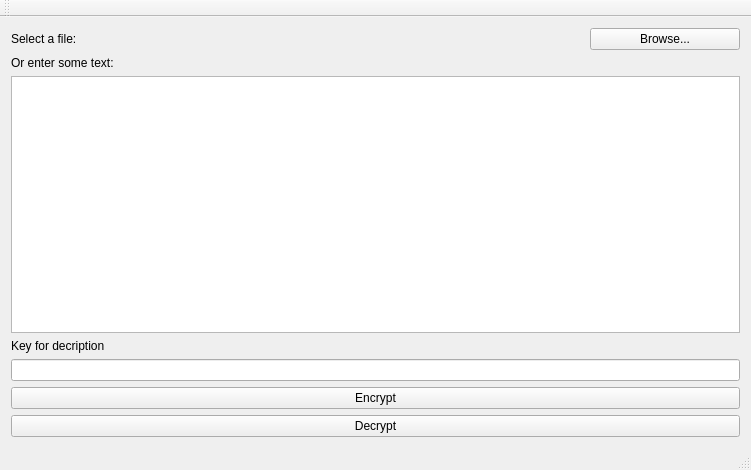
<?xml version="1.0" encoding="UTF-8"?>
<ui version="4.0">
 <class>MainWindow</class>
 <widget class="QMainWindow" name="MainWindow">
  <property name="geometry">
   <rect>
    <x>0</x>
    <y>0</y>
    <width>751</width>
    <height>470</height>
   </rect>
  </property>
  <property name="windowTitle">
   <string>MainWindow</string>
  </property>
  <widget class="QWidget" name="centralWidget">
   <layout class="QVBoxLayout" name="verticalLayout_3">
    <item>
     <layout class="QGridLayout" name="gridLayout">
      <item row="0" column="0">
       <layout class="QHBoxLayout" name="horizontalLayout">
        <item>
         <widget class="QLabel" name="label_2">
          <property name="text">
           <string>Select a file:</string>
          </property>
         </widget>
        </item>
        <item>
         <widget class="QPushButton" name="pushButton">
          <property name="maximumSize">
           <size>
            <width>150</width>
            <height>16777215</height>
           </size>
          </property>
          <property name="text">
           <string>Browse...</string>
          </property>
         </widget>
        </item>
       </layout>
      </item>
      <item row="1" column="0">
       <layout class="QVBoxLayout" name="verticalLayout">
        <item>
         <widget class="QLabel" name="label_3">
          <property name="text">
           <string>Or enter some text:</string>
          </property>
         </widget>
        </item>
        <item>
         <widget class="QPlainTextEdit" name="plainTextEdit"/>
        </item>
       </layout>
      </item>
     </layout>
    </item>
    <item>
     <layout class="QVBoxLayout" name="verticalLayout_2">
      <item>
       <widget class="QLabel" name="label">
        <property name="maximumSize">
         <size>
          <width>350</width>
          <height>100</height>
         </size>
        </property>
        <property name="text">
         <string>Key for decription</string>
        </property>
       </widget>
      </item>
      <item>
       <widget class="QLineEdit" name="encryptionKeyLineEdit"/>
      </item>
      <item>
       <widget class="QPushButton" name="encryptionButton">
        <property name="text">
         <string>Encrypt</string>
        </property>
       </widget>
      </item>
      <item>
       <widget class="QPushButton" name="decryptionButton">
        <property name="text">
         <string>Decrypt</string>
        </property>
       </widget>
      </item>
     </layout>
    </item>
   </layout>
  </widget>
  <widget class="QMenuBar" name="menuBar">
   <property name="geometry">
    <rect>
     <x>0</x>
     <y>0</y>
     <width>751</width>
     <height>22</height>
    </rect>
   </property>
  </widget>
  <widget class="QToolBar" name="mainToolBar">
   <attribute name="toolBarArea">
    <enum>TopToolBarArea</enum>
   </attribute>
   <attribute name="toolBarBreak">
    <bool>false</bool>
   </attribute>
  </widget>
  <widget class="QStatusBar" name="statusBar"/>
 </widget>
 <layoutdefault spacing="6" margin="11"/>
 <resources/>
 <connections/>
</ui>
